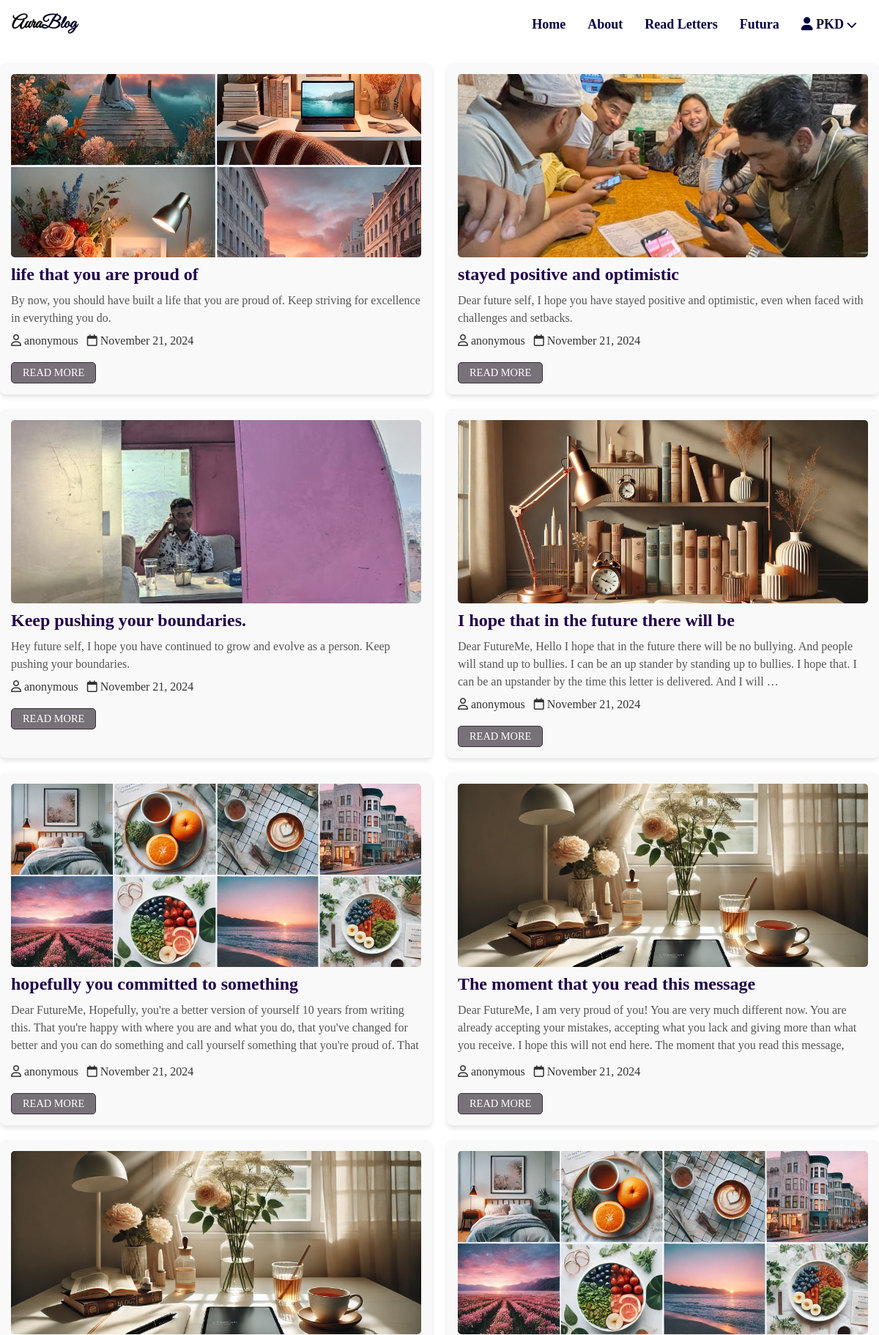
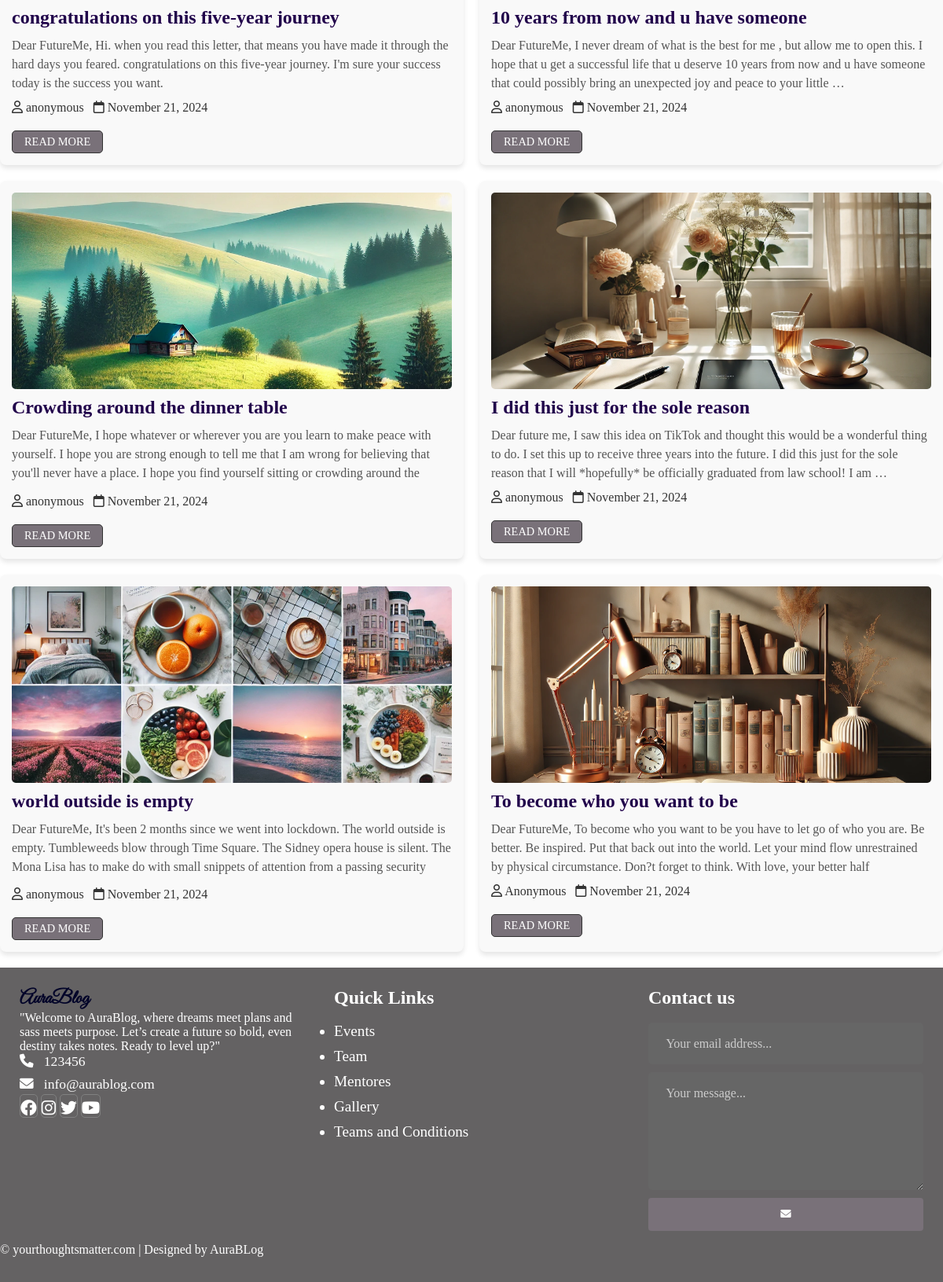
/posts/, run on the app's committed database (2 pictures, top to bottom).
### vaultapp/models.py (models this page shows, shortened)
class PublicLetter(models.Model):
    original_letter = models.OneToOneField(
        'Letter', on_delete=models.CASCADE, related_name='public_letter'
    )
    shared_by = models.ForeignKey(User, on_delete=models.SET_NULL, null=True, blank=True)
    nickname = models.CharField(max_length=100, null=True, blank=True)
    title = models.CharField(max_length=255, null=True, blank=True)  # Blog title
    description = models.TextField(null=True, blank=True)  # Blog description/introduction
    tags = models.CharField(max_length=255, null=True, blank=True)  # Comma-separated tags
    feature_photo = models.ImageField(upload_to='public_letters/photos/', null=True, blank=True)
    shared_date = models.DateTimeField(auto_now_add=True)
    is_published = models.BooleanField(default=False)
    view_count = models.IntegerField(default=0)

### vaultapp/views.py (the view)
# urls.py: path('posts/', views.post_list, name='post_list'),
def post_list(request):
    posts = PublicLetter.objects.filter(is_published= True)
    return render(request, 'vaultapp/post.html', {'object_list': posts})

### vaultapp/templates/vaultapp/post.html (shortened to what this page needs)
{% extends "base.html" %}
{% load static %}
{% block content %}
<div class="post-wrapper-unique">
    {% for public_letter in object_list %}
    <div class="fadeup post-unique">
        {% if public_letter.feature_photo %}
        <img src="{{ public_letter.feature_photo.url }}" alt="Feature Photo" class="image-unique">
        {% else %}
        <img src="{% static 'vaultapp/images/5.jpg' %}" alt="Default Image" class="image-unique">
        {% endif %}
        <div class="post-info-unique">
            <a href="{% url 'post_detail' public_letter.id %}"><h4>{{ public_letter.title }}</h4></a>
            <p class="my-2">{{ public_letter.description|truncatewords:50 }}</p>
            <i class="far fa-user"> </i>
            <span class="text-user">{{ public_letter.nickname }}</span>
            <i class="far fa-calendar"> </i>
            <span class="text-date">{{ public_letter.shared_date|date:"F j, Y" }}</span>
        </div>
        <div class="card-footer p-0 text-center">
            <a href="{% url 'post_detail' public_letter.id %}" class="btn btn-outline-dark btn-sm">READ MORE</a>
        </div>
    </div>
    {% endfor %}
</div>
{% endblock content %}

### vaultapp/templates/base.html (shortened to what this page needs)
<!DOCTYPE html>
<html lang="en">
<head>
{% load static %}
    <link rel="stylesheet" href="https://cdnjs.cloudflare.com/ajax/libs/font-awesome/6.0.0-beta3/css/all.min.css">
    <link rel="stylesheet" href="{% static 'vaultapp/CSS/style.css' %}">
    <link rel="stylesheet" type="text/css" href="{% static 'path_to/slick.css' %}">
    <link rel="stylesheet" type="text/css" href="{% static 'path_to/slick-theme.css' %}">
    <link rel="stylesheet" href="static/CSS/style.css">
</head>
<body>
    <header>
        <div class="logo">
            <h1 class="logo-text">Aura<span>Blog</span></h1>
        </div>
        <ul class="nav">
            <li><a href="{% url 'home' %}" class="hover-line">Home</a></li>
            <li><a href="{% url 'about' %}" class="hover-line">About</a></li>
            <li><a href="{% url 'post_list' %}" class="hover-line">Read Letters</a></li>
            <li><a href="{% url 'write_letter' %}" class="hover-line">Futura</a></li>
            {% if user.is_authenticated %}
                <li><a href="">
                     <i class="fa fa-user"></i>
                    {{ user.username }}
                    <i class="fa fa-chevron-down" style="font-size: .8em;"></i>
                </a>
                    <ul>
                        <li><a href="{% url 'signin' %}" class="Signout">Signout</a></li>
                    </ul>
                </li>
            {% else %}
            <li>
                <a href="">
                <i class="fa fa-user"></i>
                PKD
                <i class="fa fa-chevron-down" style="font-size: .8em;"></i>
            </a>
        </li>
            {% endif %}
        </ul>
    </header>
</body>
{% block content %}
{% endblock content %}
<div class="footer">
    <div class="footer-content">
        <div class="footer-section about">
            <h1 class="logo-text"><span>AuraBlog</span> </h1>
            <p>
                "Welcome to AuraBlog, where dreams meet plans and sass meets purpose. Let’s create a future so bold, even destiny takes notes. Ready to level up?"
            </p>
            <div class="contact">
                <span><i class ="fas fa-phone"></i> &nbsp; 123456</span>
                <span><i class ="fas fa-envelope"></i> &nbsp; info@aurablog.com</span>
            </div>
            <div class="socials">
                <a href="#"><i class="fab fa-facebook"></i></a>
                <a href="#"><i class="fab fa-instagram"></i></a>
                <a href="#"><i class="fab fa-twitter"></i></a>
                <a href="#"><i class="fab fa-youtube"></i></a>
            </div>
        </div>
        <div class="footer-section links">
            <h2>Quick Links</h2>
            <br>
            <ul>
                <a href ="#"><li>Events</li></a>
                <a href ="#"><li>Team</li></a>
                <a href ="#"><li>Mentores</li></a>
                <a href ="#"><li>Gallery</li></a>
                <a href ="#"><li>Teams and Conditions</li></a>
            </ul>
        </div>
        <div class="footer-section contact-form">
            <h2>Contact us</h2>
            <br>
            <form action="{% url 'contact' %}" method="post">
                <input type="email" name="email" class="text-input contact-input" placeholder="Your email address...">
                <textarea name="message" class="text-input contact-input" placeholder="Your message..."></textarea>
                <button type="submit" class="btn btn-big contact-btn">
                    <i class="fas fa-envelope"></i>
                </button>
            </form>
        </div>
    </div>
    <div class="footer-bottom">
        &copy; yourthoughtsmatter.com | Designed by AuraBLog
    </div>
</div>
</html>
</body>
</html>

### vaultapp/static/vaultapp/CSS/style.css (style rules this page uses)
* { margin: 0; padding: 0; box-sizing: border-box; }
.text-user, .text-date { font-family: "Times New Roman", Times, serif; }
html, body { background: white; font-family: 'Times New Roman', Times, serif; }
h1 h2, h3, h4, h5, h6 { font-family: 'Times New Roman', Times, serif; font-weight: bolder; color: #20014a; margin: 0px; }
a { text-decoration: none; color: inherit; }
.btn { padding:.3rem 1.2rem; background:rgb(121, 113, 121); color:white !important ; border:1px solid transparent; border-radius:.25rem; }
.btn-big { padding:.7em 1.3rem; line-height:1.3rem; }
h2 { font-family: 'Times New Roman', Times, serif; }
header { background: white; height: 66px; display: flex; align-items: center; justify-content: space-between; padding: 0 1em; }
header .logo { display: flex; align-items: center; }
header .logo-text { font-family: 'Great Vibes', cursive; font-size: 1.5em; }
header .logo-text span { color: rgb(1, 3, 40); }
body .logo { display: flex; align-items: center; }
body .logo-text { font-family: 'Great Vibes', cursive; font-size: 1.5em; }
body .logo-text span { color: rgb(1, 3, 40); }
.nav { display: flex; list-style: none; gap: -0.5rem; }
.nav li { position: relative; font-weight: bold; font-size: large; }
.nav li a { text-decoration: none; color: rgb(4, 1, 66); padding: 10px 15px; display: inline-block; position: sticky !important ; }
.hover-line::after { content: ""; position: absolute; width: 0; height: 3px; bottom: -3px; left: 0; background-color: rgb(1, 6, 42); transition: width 0.3s ease; }
.footer { background:rgb(100, 98, 99); color:white; height:400px; position:sticky; width:100%; }
.footer .footer-content { height:350px; display:flex; }
.footer .footer-content .footer-section { flex: 1; padding:25px; }
.footer .footer-content .about .contact span { display:block; font-size:1.1em; margin-bottom:8px; }
.footer .footer-content .about .socials a { border: 1px solid gray; width: 45px; height: 41px; padding-top:5px; text-align:center; display:inline block; font-size:1.3em; border-radius:5px; transition:all .3s; }
.footer .footer-content .links ul a { display: block; margin-bottom:10px; font-size:1.2em; transition:all .3s; }
.footer .footer-content .contact-form .contact-input { background: #666; color: white; margin-bottom: 10px; line-height: 1.5rem; padding: 0.9rem 1.4rem; border: none; width: 100%; box-sizing: border-box; }
.footer .footer-content .contact-form .contact-btn { float:right; }
.footer .footer-content .contact-form .contact-input::placeholder { color: #ccc; font-family:'Times New Roman', Times, serif ; }
.post-wrapper-unique { display: flex; flex-wrap: wrap; gap: 20px; justify-content: space-between; margin: 20px auto; width: 100%; max-width: 1200px; }
.post-unique { width: calc(50% - 10px); background-color: #f9f9f9; border-radius: 8px; box-shadow: 0 4px 6px rgba(0, 0, 0, 0.1); overflow: hidden; display: flex; font-family: 'Times New Roman', Times, serif; flex-direction: column; padding: 15px; justify-content: flex-start; }
.post-unique .image-unique { width: 100%; max-height: 250px; object-fit: cover; border-radius: 5px; }
.post-unique .post-info-unique { padding: 10px 0; color: #333; text-align: left; }
.post-unique .post-info-unique h4 { margin: 0 0 10px; font-size: 1.5rem; color: #20014a; text-align: left; text-decoration: none; transition: all 0.3s ease; }
.post-unique .post-info-unique p { margin-bottom: 10px; color: #555; font-size: 1rem; line-height: 1.5; max-height: 4.8rem; overflow: hidden; text-overflow: ellipsis; word-wrap: break-word; }
.post-unique .card-footer { margin-top: 10px; text-align: left; }
.post-unique .card-footer a { text-decoration: none; color: #333; border: 1px solid #333; padding: 5px 15px; font-size: 0.9rem; border-radius: 5px; transition: all 0.3s ease; display: inline-block; }
form { display: flex; flex-direction: column; }
input[type="email"], textarea, input[type="datetime-local"], input[type="checkbox"] { width: 100%; padding: 10px; font-size: 16px; border-radius: 5px; border: 1px solid #ddd; box-sizing: border-box; }
textarea { height: 150px; }

### data on the page
PublicLetter: feature_photo (picture), title "life that you are proud of", description "By now, you should have built a life that you are proud of. Keep striving for excellence in everything you do.", nickname "anonymous", shared_date "November 21, 2024"
PublicLetter: feature_photo (picture), title "stayed positive and optimistic", description "Dear future self, I hope you have stayed positive and optimistic, even when faced with challenges and setbacks.", nickname "anonymous", shared_date "November 21, 2024"
PublicLetter: feature_photo (picture), title "Keep pushing your boundaries.", description "Hey future self, I hope you have continued to grow and evolve as a person. Keep pushing your boundaries.", nickname "anonymous", shared_date "November 21, 2024"
PublicLetter: feature_photo (picture), title "I hope that in the future there will be", description "Dear FutureMe, Hello I hope that in the future there will be no bullying. And people will stand up to bullies. I can be an up stander by standing up to bullies. I hope that. I can be an upstander by the time this letter is delivered. And I will …", nickname "anonymous", shared_date "November 21, 2024"
PublicLetter: feature_photo (picture), title "hopefully you committed to something", description "Dear FutureMe, Hopefully, you're a better version of yourself 10 years from writing this. That you're happy with where you are and what you do, that you've changed for better and you can do something and call yourself something that you're proud of. That…", nickname "anonymous", shared_date "November 21, 2024"
PublicLetter: feature_photo (picture), title "The moment that you read this message", description "Dear FutureMe, I am very proud of you! You are very much different now. You are already accepting your mistakes, accepting what you lack and giving more than what you receive. I hope this will not end here. The moment that you read this message,…", nickname "anonymous", shared_date "November 21, 2024"
PublicLetter: feature_photo (picture), title "congratulations on this five-year journey", description "Dear FutureMe, Hi. when you read this letter, that means you have made it through the hard days you feared. congratulations on this five-year journey. I'm sure your success today is the success you want.", nickname "anonymous", shared_date "November 21, 2024"
PublicLetter: feature_photo (picture), title "10 years from now and u have someone", description "Dear FutureMe, I never dream of what is the best for me , but allow me to open this. I hope that u get a successful life that u deserve 10 years from now and u have someone that could possibly bring an unexpected joy and peace to your little …", nickname "anonymous", shared_date "November 21, 2024"
PublicLetter: feature_photo (picture), title "Crowding around the dinner table", description "Dear FutureMe, I hope whatever or wherever you are you learn to make peace with yourself. I hope you are strong enough to tell me that I am wrong for believing that you'll never have a place. I hope you find yourself sitting or crowding around the…", nickname "anonymous", shared_date "November 21, 2024"
PublicLetter: feature_photo (picture), title "I did this just for the sole reason", description "Dear future me, I saw this idea on TikTok and thought this would be a wonderful thing to do. I set this up to receive three years into the future. I did this just for the sole reason that I will *hopefully* be officially graduated from law school! I am …", nickname "anonymous", shared_date "November 21, 2024"
PublicLetter: feature_photo (picture), title "world outside is empty", description "Dear FutureMe, It's been 2 months since we went into lockdown. The world outside is empty. Tumbleweeds blow through Time Square. The Sidney opera house is silent. The Mona Lisa has to make do with small snippets of attention from a passing security…", nickname "anonymous", shared_date "November 21, 2024"
PublicLetter: feature_photo (picture), title "To become who you want to be", description "Dear FutureMe, To become who you want to be you have to let go of who you are. Be better. Be inspired. Put that back out into the world. Let your mind flow unrestrained by physical circumstance. Don?t forget to think. With love, your better half", nickname "Anonymous", shared_date "November 21, 2024"
